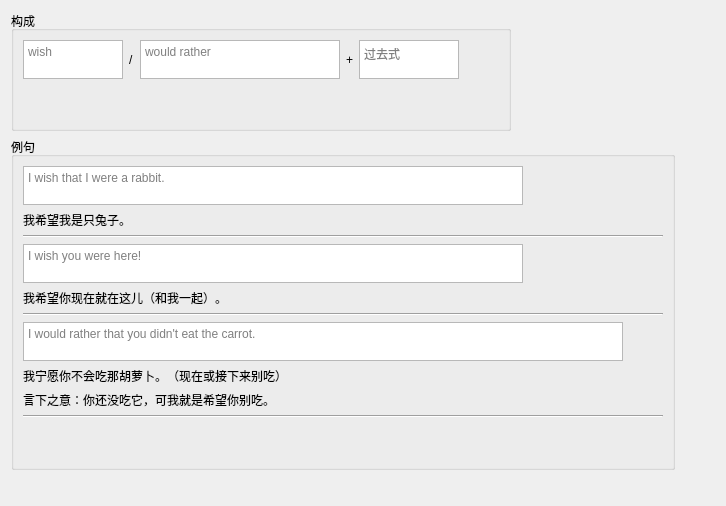
                 <widget class="QWidget" name="tab_12">
                  <attribute name="title">
                   <string>希望不可能的事件在当前发生</string>
                  </attribute>
                  <layout class="QVBoxLayout" name="verticalLayout_29">
                   <item>
                    <layout class="QHBoxLayout" name="horizontalLayout_36">
                     <item>
                      <widget class="QGroupBox" name="groupBox_12">
                       <property name="title">
                        <string>构成</string>
                       </property>
                       <layout class="QGridLayout" name="gridLayout_7">
                        <item row="0" column="0">
                         <layout class="QHBoxLayout" name="horizontalLayout_35">
                          <item>
                           <widget class="QTextEdit" name="textEdit_46">
                            <property name="maximumSize">
                             <size>
                              <width>100</width>
                              <height>39</height>
                             </size>
                            </property>
                            <property name="placeholderText">
                             <string>wish</string>
                            </property>
                           </widget>
                          </item>
                          <item>
                           <widget class="QLabel" name="label_65">
                            <property name="text">
                             <string>/</string>
                            </property>
                           </widget>
                          </item>
                          <item>
                           <widget class="QTextEdit" name="textEdit_47">
                            <property name="maximumSize">
                             <size>
                              <width>200</width>
                              <height>39</height>
                             </size>
                            </property>
                            <property name="placeholderText">
                             <string>would rather</string>
                            </property>
                           </widget>
                          </item>
                          <item>
                           <widget class="QLabel" name="label_66">
                            <property name="text">
                             <string>+</string>
                            </property>
                           </widget>
                          </item>
                          <item>
                           <widget class="QTextEdit" name="textEdit_48">
                            <property name="maximumSize">
                             <size>
                              <width>100</width>
                              <height>39</height>
                             </size>
                            </property>
                            <property name="placeholderText">
                             <string>过去式</string>
                            </property>
                           </widget>
                          </item>
                          <item>
                           <spacer name="horizontalSpacer_17">
                            <property name="orientation">
                             <enum>Qt::Horizontal</enum>
                            </property>
                            <property name="sizeHint" stdset="0">
                             <size>
                              <width>40</width>
                              <height>20</height>
                             </size>
                            </property>
                           </spacer>
                          </item>
                         </layout>
                        </item>
                        <item row="1" column="0">
                         <spacer name="verticalSpacer_14">
                          <property name="orientation">
                           <enum>Qt::Vertical</enum>
                          </property>
                          <property name="sizeHint" stdset="0">
                           <size>
                            <width>20</width>
                            <height>40</height>
                           </size>
                          </property>
                         </spacer>
                        </item>
                       </layout>
                      </widget>
                     </item>
                     <item>
                      <spacer name="horizontalSpacer_18">
                       <property name="orientation">
                        <enum>Qt::Horizontal</enum>
                       </property>
                       <property name="sizeHint" stdset="0">
                        <size>
                         <width>40</width>
                         <height>20</height>
                        </size>
                       </property>
                      </spacer>
                     </item>
                    </layout>
                   </item>
                   <item>
                    <layout class="QHBoxLayout" name="horizontalLayout_38">
                     <item>
                      <widget class="QGroupBox" name="groupBox_13">
                       <property name="title">
                        <string>例句</string>
                       </property>
                       <layout class="QVBoxLayout" name="verticalLayout_28">
                        <item>
                         <layout class="QHBoxLayout" name="horizontalLayout_37">
                          <item>
                           <widget class="QTextEdit" name="textEdit_49">
                            <property name="minimumSize">
                             <size>
                              <width>500</width>
                              <height>39</height>
                             </size>
                            </property>
                            <property name="maximumSize">
                             <size>
                              <width>300</width>
                              <height>39</height>
                             </size>
                            </property>
                            <property name="placeholderText">
                             <string>I wish that I were a rabbit.</string>
                            </property>
                           </widget>
                          </item>
                          <item>
                           <spacer name="horizontalSpacer_19">
                            <property name="orientation">
                             <enum>Qt::Horizontal</enum>
                            </property>
                            <property name="sizeHint" stdset="0">
                             <size>
                              <width>40</width>
                              <height>20</height>
                             </size>
                            </property>
                           </spacer>
                          </item>
                         </layout>
                        </item>
                        <item>
                         <widget class="QLabel" name="label_67">
                          <property name="text">
                           <string>我希望我是只兔子。</string>
                          </property>
                         </widget>
                        </item>
                        <item>
                         <widget class="Line" name="line_4">
                          <property name="cursor">
                           <cursorShape>ArrowCursor</cursorShape>
                          </property>
                          <property name="orientation">
                           <enum>Qt::Horizontal</enum>
                          </property>
                         </widget>
                        </item>
                        <item>
                         <layout class="QHBoxLayout" name="horizontalLayout_39">
                          <item>
                           <widget class="QTextEdit" name="textEdit_50">
                            <property name="sizePolicy">
                             <sizepolicy hsizetype="Fixed" vsizetype="Expanding">
                              <horstretch>0</horstretch>
                              <verstretch>0</verstretch>
                             </sizepolicy>
                            </property>
                            <property name="minimumSize">
                             <size>
                              <width>500</width>
                              <height>39</height>
                             </size>
                            </property>
                            <property name="maximumSize">
                             <size>
                              <width>500</width>
                              <height>39</height>
                             </size>
                            </property>
                            <property name="placeholderText">
                             <string>I wish you were here!</string>
                            </property>
                           </widget>
                          </item>
                          <item>
                           <spacer name="horizontalSpacer_21">
                            <property name="orientation">
                             <enum>Qt::Horizontal</enum>
                            </property>
                            <property name="sizeHint" stdset="0">
                             <size>
                              <width>40</width>
                              <height>20</height>
                             </size>
                            </property>
                           </spacer>
                          </item>
                         </layout>
                        </item>
                        <item>
                         <widget class="QLabel" name="label_68">
                          <property name="text">
                           <string>我希望你现在就在这儿（和我一起）。</string>
                          </property>
                         </widget>
                        </item>
                        <item>
                         <widget class="Line" name="line_5">
                          <property name="orientation">
                           <enum>Qt::Horizontal</enum>
                          </property>
                         </widget>
                        </item>
                        <item>
                         <layout class="QHBoxLayout" name="horizontalLayout_40">
                          <item>
                           <widget class="QTextEdit" name="textEdit_51">
                            <property name="sizePolicy">
                             <sizepolicy hsizetype="Fixed" vsizetype="Expanding">
                              <horstretch>0</horstretch>
                              <verstretch>0</verstretch>
                             </sizepolicy>
                            </property>
                            <property name="minimumSize">
                             <size>
                              <width>600</width>
                              <height>39</height>
                             </size>
                            </property>
                            <property name="maximumSize">
                             <size>
                              <width>700</width>
                              <height>39</height>
                             </size>
                            </property>
                            <property name="placeholderText">
                             <string>I would rather that you didn't eat the carrot.</string>
                            </property>
                           </widget>
                          </item>
                          <item>
                           <spacer name="horizontalSpacer_22">
                            <property name="orientation">
                             <enum>Qt::Horizontal</enum>
                            </property>
                            <property name="sizeHint" stdset="0">
                             <size>
                              <width>40</width>
                              <height>20</height>
                             </size>
                            </property>
                           </spacer>
                          </item>
                         </layout>
                        </item>
                        <item>
                         <widget class="QLabel" name="label_69">
                          <property name="text">
                           <string>我宁愿你不会吃那胡萝卜。（现在或接下来别吃）</string>
                          </property>
                         </widget>
                        </item>
                        <item>
                         <widget class="QLabel" name="label_70">
                          <property name="text">
                           <string>言下之意：你还没吃它，可我就是希望你别吃。</string>
                          </property>
                         </widget>
                        </item>
                        <item>
                         <widget class="Line" name="line_6">
                          <property name="orientation">
                           <enum>Qt::Horizontal</enum>
                          </property>
                         </widget>
                        </item>
                        <item>
                         <spacer name="verticalSpacer_15">
                          <property name="orientation">
                           <enum>Qt::Vertical</enum>
                          </property>
                          <property name="sizeHint" stdset="0">
                           <size>
                            <width>20</width>
                            <height>40</height>
                           </size>
                          </property>
                         </spacer>
                        </item>
                       </layout>
                      </widget>
                     </item>
                     <item>
                      <spacer name="horizontalSpacer_20">
                       <property name="orientation">
                        <enum>Qt::Horizontal</enum>
                       </property>
                       <property name="sizeHint" stdset="0">
                        <size>
                         <width>40</width>
                         <height>20</height>
                        </size>
                       </property>
                      </spacer>
                     </item>
                    </layout>
                   </item>
                   <item>
                    <spacer name="verticalSpacer_16">
                     <property name="orientation">
                      <enum>Qt::Vertical</enum>
                     </property>
                     <property name="sizeHint" stdset="0">
                      <size>
                       <width>20</width>
                       <height>25</height>
                      </size>
                     </property>
                    </spacer>
                   </item>
                  </layout>
                 </widget>
